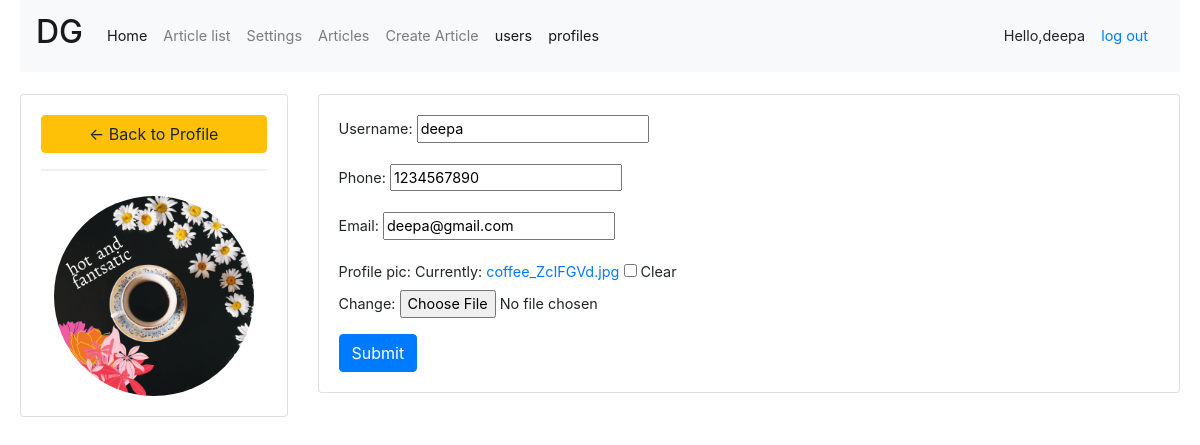
The page /profile-settings/ (signed in) on the database its author committed.
### dashboard/models.py (models this page shows, shortened)
class Profile(models.Model):
    user= models.OneToOneField(User,null=True,blank=True,on_delete=models.CASCADE)
    username = models.CharField(max_length=200,null=True)
    phone = models.CharField(max_length=200,null=True)
    email = models.CharField(max_length=200,null=True)
    profile_pic=models.ImageField(default="coffee.jpg",null=True,blank=True)
    date_created = models.DateTimeField(auto_now_add=True,null=True)

### dashboard/decorators.py (the view)
		def wrapper_func(request, *args, **kwargs):
			group = None
			if request.user.groups.exists():
				group = request.user.groups.all()[0].name
			if group in allowed_roles:
				return view_func(request, *args, **kwargs)
			else:
				return redirect('profile')

### dashboard/forms.py
class userForm(ModelForm):
    class Meta:
        model = Profile
        fields = '__all__'
        exclude =['user']

### dashboard/views.py (called while the page is built)
@allowed_users(allowed_roles=['profile','admin'])
def profile_settings(request):
    customer = request.user.profile
    form = userForm(instance=customer)
    if request.method == 'POST':
        form = userForm(request.POST, request.FILES,instance=customer)
        if form.is_valid():
            form.save()
            return redirect('profile')
    context = {'form':form}
    return render(request, 'dashboard/profile_settings.html', context)

### dashboard/templates/dashboard/profile_settings.html (shortened to what this page needs)
{%  extends 'navbar2.html' %}
{% block content %}
<br>
<div class="row">
	<div class="col-md-3">
		<div class="card card-body">
			<a class="btn btn-warning" href="{% url 'profile' %}"> &#8592; Back to Profile</a>
			<hr>
			<img class="profile-pic" src="{{request.user.profile.profile_pic.url}}" >
		</div>
	</div>
	<div class="col-md-9">
		<div class="card card-body">
			<form method="POST" action="" enctype="multipart/form-data">
				{{form.as_p}}
			<input class="btn btn-primary" type="submit" name="Update Information">
			</form>
		</div>
	</div>
</div>
{% endblock %}

### templates/navbar2.html (shortened to what this page needs)
{% load static %}
<!DOCTYPE html>
<html lang="en">
<head>
  <link rel="stylesheet" href="https://maxcdn.bootstrapcdn.com/bootstrap/4.5.2/css/bootstrap.min.css">
  <link rel="stylesheet" type="text/css" href="{%  static '/css/sidebar.css' %}">
  <link rel="stylesheet" type="text/css" href="{%  static '/css/styles.css' %}">
</head>
<body style="margin-right: 20px;margin-left: 20px;overflow: hidden;">
<nav class="navbar navbar-expand-lg navbar-light bg-light">
    <a class="navbar-brand" href="#"><strong><h2>DG</h2></strong></a>
    <div class="collapse navbar-collapse" id="navbarNav">
      <ul class="navbar-nav">
        <li class="nav-item active">
          <a class="nav-link" href="{% url 'article-home'%}">Home <span class="sr-only">(current)</span></a>
        </li>
        <li class="nav-item">
          <a class="nav-link" href="{% url 'article-list'%}">Article list</a>
        </li>
   {% if request.user.is_active %}
          <li class="nav-item">
              <a class="nav-link" href="{% url 'profile-settings'%}">Settings</a>
            </li>
            <li class="nav-item">
              <a class="nav-link" href="{% url 'article-titles' %}">Articles</a>
            </li>
            <li class="nav-item">
              <a class="nav-link" href="{% url 'article-create' %}">Create Article</a>
            </li>
            <li class="nav-item active">
              <a class="nav-link" href="{% url 'user_list' %}">users </a>
            </li>
            <li class="nav-item active">
              <a class="nav-link" href="{% url 'profile-list'%}">profiles </a>
            </li>
        </ul>
      </div>
        <span class ="hello-msg" > Hello,{{ request.user }}</span>
        <a class="nav-link" href="{% url 'logout'%}">log out</a>
  {%else%}
        <li class="nav-item active">
          <a class="nav-link" href="{% url 'about' %}">About </a>
        </li>
  {% endif %}
  </nav>
    {% block content %}
  {% endblock %}
</body>
</html>

### static/css/sidebar.css (style rules this page uses)
body { font-size: 0.9rem; }
.profile-pic { max-width: 200px; max-height:200px; margin: 0 auto; border-radius: 50%; }

### static/css/styles.css (style rules this page uses)
* { box-sizing: border-box }
hr { border: 1px solid #f1f1f1; margin-bottom: 25px; }

### rows shown on the page
Profile: username "deepa", phone "1234567890", email "deepa@gmail.com"

### other values the page prints
{{ request.user }} "deepa"
